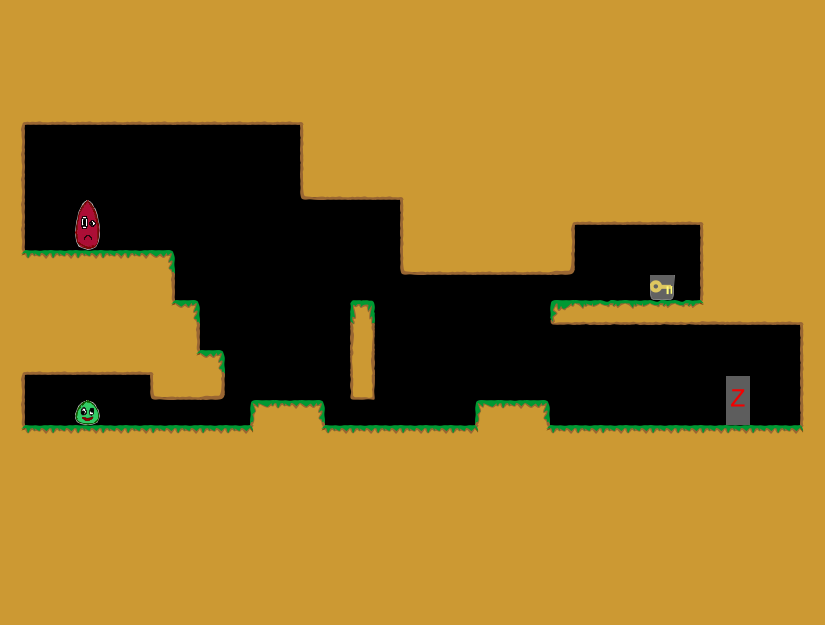

A 2D game scene composited from a Tiled map and its tileset images. What follows is a short description and the map's XML, with each tile layer's data collapsed to a summary:
An orthogonal 33x25 tile map with 25x25 px tiles, 1 tile layer (Kachelebene 1).

<map version="1.0" orientation="orthogonal" width="33" height="25" tilewidth="25" tileheight="25">
 <tileset firstgid="1" name="Tileset" tilewidth="25" tileheight="25">
  <image source="../../../img/Tileset.png" width="400" height="250" />
 </tileset>
 <layer name="Kachelebene 1" width="33" height="25">
  <data>[825 cells, 618 non-empty, 27 distinct tile ids]</data>
 </layer>
</map>
